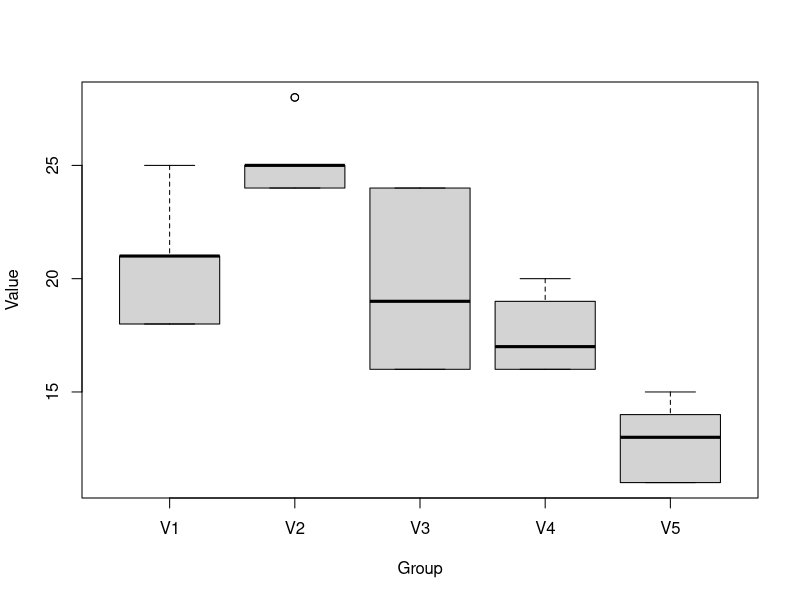

Source code (R):


list.files("data")

dt <- read.csv("data/drug_variants.csv")

dt

boxplot(dt$Value ~ dt$Group, 
        xlab = "Group",
        ylab = "Value")

dts <- split(dt, dt$Group)

dts <- lapply(dts, function(x){
  data.frame(group = x$Group[1],
             count = length(x$Value),
             sum  = sum(x$Value),
             mean = mean(x$Value),
             variance = var(x$Value),
             sd   = sd(x$Value))
})


dts <- do.call(rbind, dts)

library("tidyverse")

dt %>% 
  group_by(Group) %>% 
  summarise(mean = mean(Value),
            count = length(Value),
            sum = sum(Value),
            variance = var(Value),
            sd = sd(Value))


my_aov <- with(dt, 
               aov(Value ~ Group))


summary(my_aov)
